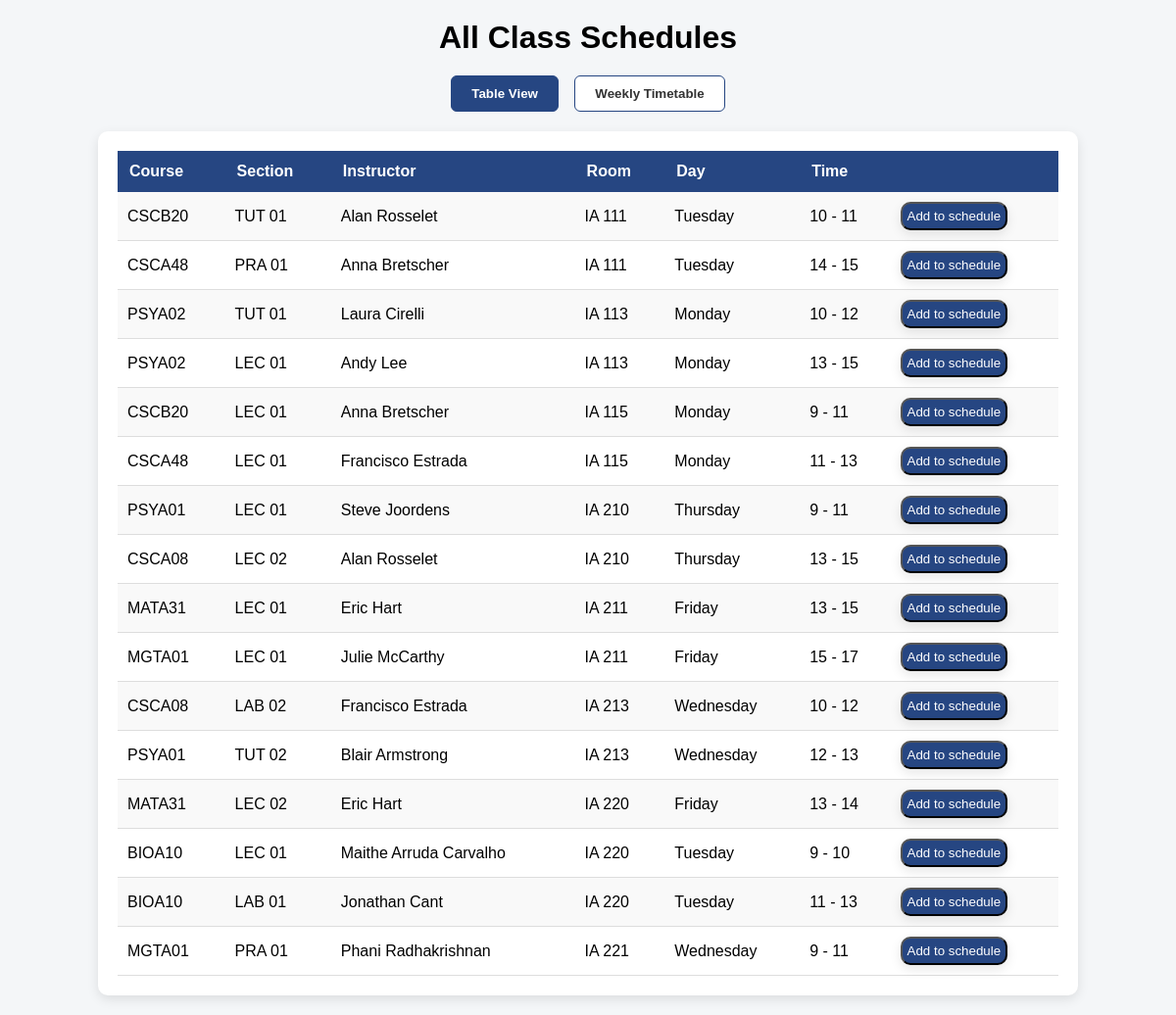
Page /schedules on the committed database.
### tables this page shows
CREATE TABLE classes(
cID INTEGER PRIMARY KEY,
code VARCHAR(10) NOT NULL,
dept VARCHAR(10) NOT NULL,
section VARCHAR(20) NOT NULL,
instructor VARCHAR(100)
,rID INTEGER NOT NULL,
day VARCHAR(15) NOT NULL,
start_time TIME NOT NULL,
end_time TIME NOT NULL,
FOREIGN KEY (rID) REFERENCES rooms(rID)
);

CREATE TABLE rooms(
rID INTEGER PRIMARY KEY,
building_name VARCHAR(100) NOT NULL,
room_number VARCHAR(20) NOT NULL, room_name VARCHAR(100) NOT NULL);

### run.py (the view)
@app.route("/schedules")
def all_schedules():
    print("Fetching all schedules from the database")
    conn = get_db_connection()
    sID_raw = request.cookies.get("student_id")
    try:
        sID = int(sID_raw) if sID_raw is not None else -1
    except (TypeError, ValueError):
        sID = -1
    schedules = conn.execute("""
        SELECT c.*, r.building_name, r.room_number, r.room_name,
        CASE
            WHEN s.sID IS NOT NULL THEN 1
            ELSE 0
        END AS has_class
        FROM classes c
        JOIN rooms r ON c.rID = r.rID
        LEFT JOIN student_classes s ON s.cID = c.cID AND s.sID = ?
        ORDER BY r.building_name, r.room_number, c.day, c.start_time
        """, (sID,)).fetchall()
    conn.close()
    return render_template("schedules.html", schedules=schedules, mode="all")

### run.py (called while the page is built)
def get_db_connection():
    conn = sqlite3.connect(DATABASE)
    conn.row_factory = sqlite3.Row
    return conn

### templates/schedules.html (shortened to what this page needs)
<!DOCTYPE html>
<html lang="en">
<head>
    <link rel="stylesheet" href="../static/schedules.css">
</head>
<body>
    <h1>
        {% if mode == "all" %}
        All Class Schedules
        {% else %}
        My Schedule
        {% endif %}
    </h1>
    <div class="view-tabs">
        <button id="table-view-btn" class="active">Table View</button>
        <button id="weekly-view-btn">Weekly Timetable</button>
    </div>
    <div id="table-view" class="table-container">
        <table>
            <tr>
                <th>Course</th>
                <th>Section</th>
                <th>Instructor</th>
                <th>Room</th>
                <th>Day</th>
                <th>Time</th>
                <th></th>
            </tr>
            {% for row in schedules %}
            <tr>
                <td>{{ row.dept }}{{ row.code }}</td>
                <td>{{ row.section }}</td>
                <td>{{ row.instructor }}</td>
                <td>{{ row.building_name }} {{ row.room_number }}</td>
                <td>{{ row.day }}</td>
                <td>{{ row.start_time }} - {{ row.end_time }}</td>
                {% if not row.has_class %}
                    <td><button class="schedule-button" id="{{'btn' + row.cID|string}}" onclick="schedule_add({{ row.cID }})"><p>Add to schedule</p></button></td>
                {% else %}
                    <td><button class="schedule-button-inverse" id="{{'btn' + row.cID|string}}" onclick="schedule_remove({{ row.cID }})"><p>Remove course</p></button></td>
                {% endif %}
            </tr>
            {% endfor %}
        </table>
    </div>
</body>
</html>

### static/schedules.css (style rules this page uses)
* { box-sizing: border-box; font-family: Verdana, Geneva, Tahoma, sans-serif; margin: 0; padding: 0; }
body { background-color: #f4f6f8; margin: 0; padding: 20px; }
h1 { text-align: center; margin-bottom: 20px; }
.table-container { max-width: 1000px; margin: auto; background: white; padding: 20px; border-radius: 10px; box-shadow: 0 4px 12px rgba(0, 0, 0, 0.1); }
.schedule-button { align-items: center; margin: auto; background: #264682; color:white; padding: 5px; border-radius: 10px; box-shadow: 0 4px 12px rgba(0, 0, 0, 0.1); }
table { width: 100%; border-collapse: collapse; }
th { background-color:#264682; ; color: white; text-align: left; padding: 12px; }
td { padding: 10px; border-bottom: 1px solid #ddd; }
tr:nth-child(even) { background-color: #f9f9f9; }
.view-tabs { text-align: center; margin: 20px auto; max-width: 600px; }
.view-tabs button { margin: 0 6px; padding: 10px 20px; border: 1px solid #264682; border-radius: 6px; background: #fff; cursor: pointer; color: #333; font-weight: 600; }
.view-tabs button.active, .view-tabs button:hover { background: #264682; color: #fff; }

### rows in the picture
classes: dept "CSC", code "B20", section "TUT 01", instructor "Alan Rosselet", building_name "IA", room_number "111", day "Tuesday", start_time "10", end_time "11"
classes: dept "CSC", code "A48", section "PRA 01", instructor "Anna Bretscher", building_name "IA", room_number "111", day "Tuesday", start_time "14", end_time "15"
classes: dept "PSY", code "A02", section "TUT 01", instructor "Laura Cirelli", building_name "IA", room_number "113", day "Monday", start_time "10", end_time "12"
classes: dept "PSY", code "A02", section "LEC 01", instructor "Andy Lee", building_name "IA", room_number "113", day "Monday", start_time "13", end_time "15"
classes: dept "CSC", code "B20", section "LEC 01", instructor "Anna Bretscher", building_name "IA", room_number "115", day "Monday", start_time "9", end_time "11"
classes: dept "CSC", code "A48", section "LEC 01", instructor "Francisco Estrada", building_name "IA", room_number "115", day "Monday", start_time "11", end_time "13"
classes: dept "PSY", code "A01", section "LEC 01", instructor "Steve Joordens", building_name "IA", room_number "210", day "Thursday", start_time "9", end_time "11"
classes: dept "CSC", code "A08", section "LEC 02", instructor "Alan Rosselet", building_name "IA", room_number "210", day "Thursday", start_time "13", end_time "15"
classes: dept "MAT", code "A31", section "LEC 01", instructor "Eric Hart", building_name "IA", room_number "211", day "Friday", start_time "13", end_time "15"
classes: dept "MGT", code "A01", section "LEC 01", instructor "Julie McCarthy", building_name "IA", room_number "211", day "Friday", start_time "15", end_time "17"
classes: dept "CSC", code "A08", section "LAB 02", instructor "Francisco Estrada", building_name "IA", room_number "213", day "Wednesday", start_time "10", end_time "12"
classes: dept "PSY", code "A01", section "TUT 02", instructor "Blair Armstrong", building_name "IA", room_number "213", day "Wednesday", start_time "12", end_time "13"
classes: dept "MAT", code "A31", section "LEC 02", instructor "Eric Hart", building_name "IA", room_number "220", day "Friday", start_time "13", end_time "14"
classes: dept "BIO", code "A10", section "LEC 01", instructor "Maithe Arruda Carvalho", building_name "IA", room_number "220", day "Tuesday", start_time "9", end_time "10"
classes: dept "BIO", code "A10", section "LAB 01", instructor "Jonathan Cant", building_name "IA", room_number "220", day "Tuesday", start_time "11", end_time "13"
classes: dept "MGT", code "A01", section "PRA 01", instructor "Phani Radhakrishnan", building_name "IA", room_number "221", day "Wednesday", start_time "9", end_time "11"
